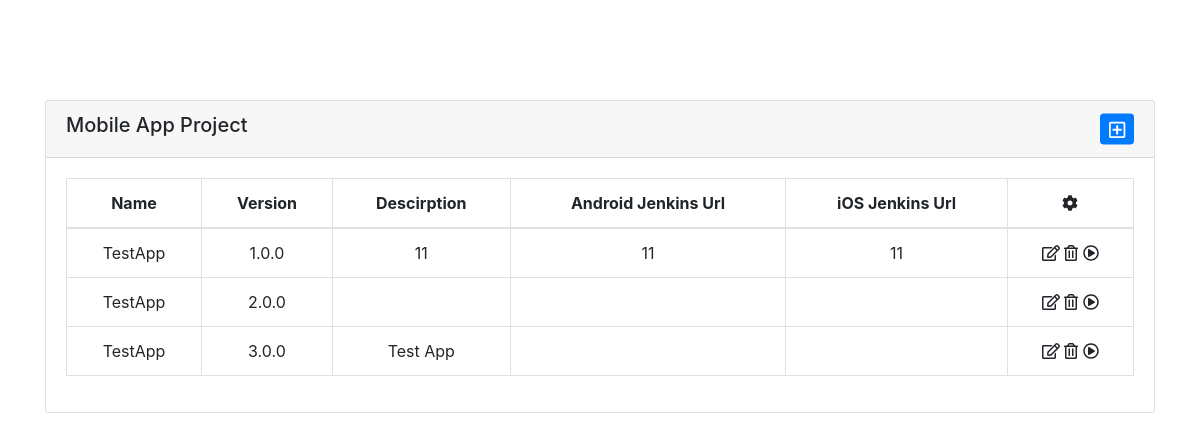
/admin, run on an earlier commit of the app's database.
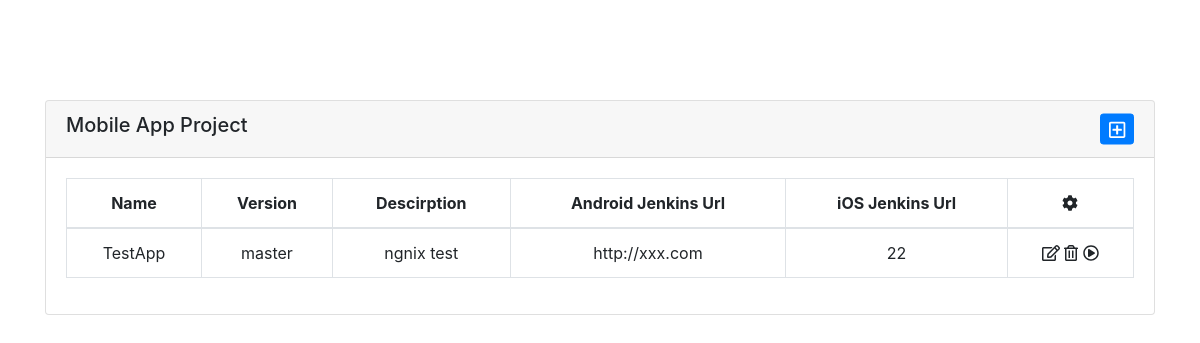
And on a later commit of the database.
### app/models.py (models this page shows, shortened)
class Project(db.Model):
    __tableName_ = "Project"
    id = db.Column(db.Integer, primary_key=True)
    name = db.Column(db.String(64))
    version = db.Column(db.String(64))
    description = db.Column(db.Text())
    android_jenkins_url = db.Column(db.String(64))
    ios_jenkins_url = db.Column(db.String(64))
    plist_name = db.Column(db.String(64))
    plist_url = db.Column(db.String(64))

### app/main/views.py (the view)
@main.route("/admin", methods=["GET","POST"])
@auth.login_required
def admin():
    form = ProjectForm()
    projectList = Project.query.all()
    return render_template("admin.html",projectList=projectList)

### app/templates/admin.html (shortened to what this page needs)
<!DOCTYPE html>
<html lang="en">
<head>
    <link rel="stylesheet" type="text/css" href="static/css/bootstrap.min.css">
    <link rel="stylesheet" type="text/css" href="static/css/custom.css">
</head>
<body>
    <div class="admin container">
        <div class="card">
            <div class="card-header">
                <div class="row">
                    <div class="col col-xs-6">
                        <h5>Mobile App Project</h5>
                    </div>
                    <div class="col col-xs-6 text-right">
                        <button id="createProject" class="btn btn-sm btn-primary createApp" data-toggle="modal" data-target="#exampleModalCenter">
                            <i class="far fa-plus-square fa-lg"></i>
                        </button>
                    </div>
                </div>
            </div>
            <div class="table-responsive card-body">
                <table class="table table-bordered">
                    <thead>
                        <tr class="text-center">
                            <th>Name</th>
                            <th>Version</th>
                            <th>Descirption</th>
                            <th>Android Jenkins Url</th>
                            <th>iOS Jenkins Url</th>
                            <th>
                                <em class="fa fa-cog"></em>
                            </th>
                        </tr>
                    </thead>
                    <tbody class="text-center">
                        {% for project in projectList %}
                        <tr>
                            <td class="hidden-xs">{{project.name}}</td>
                            <td>{{project.version}}</td>
                            <td>{{project.description}}</td>
                            <td>{{project.android_jenkins_url}}</td>
                            <td>{{project.ios_jenkins_url}}</td>
                            <td>
                                <a class="editProject"  data-toggle="tooltip" data-placement="bottom" title="edit" data-id="{{project.id}}">
                                    <i class="far fa-edit" ></i>
                                </a>
                                <span data-toggle="modal" data-target="#deleteModal"  data-id="{{project.id}}" data-name="{{project.name}}" data-version="{{project.version}}">
                                    <a class="deleteProject" data-toggle="tooltip" data-placement="bottom" title="delete" >
                                        <i class="far fa-trash-alt"></i>
                                    </a>
                                </span>
                                <a class="sync" data-toggle="tooltip" data-placement="bottom" title="sync">
                                    <i class="far fa-play-circle"></i>
                                </a>
                            </td>
                        </tr>
                        {% endfor %}
                    </tbody>
                </table>
            </div>
        </div>
    </div>
</body>
</html>

### app/static/css/custom.css (style rules this page uses)
.card-body { position: relative; }
.admin.container { margin-top:100px; }
.admin .btn.createApp { position: relative; top:50%; right:0; transform:translateY(-50%); }
.fa-edit,.fa-trash-alt { cursor:pointer; }

What changed in the data, as far as the page shows it:
removed Project: name "TestApp", version "2.0.0"
removed Project: name "TestApp", version "3.0.0", description "Test App"
changed Project "TestApp": version "1.0.0" → "master"; description "11" → "ngnix test"; android_jenkins_url "11" → "http://xxx.com"; ios_jenkins_url "11" → "22"
